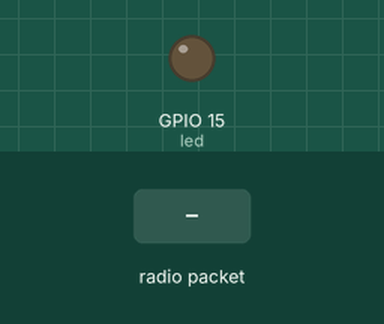
Recording of a sketch running on a simulated ESP32. Shown: output pins drawn as LEDs (lit = HIGH). Inputs (shaded band) come from the test bench. No radio packets arrive unless stated; what the sketch prints to the serial monitor is not drawn.

Above: at 1.2 s.
1.3 s: radio packet "1" arrives
Timing chart, 0 to 4.3 s (numbered marks = the images above; inputs shaded):
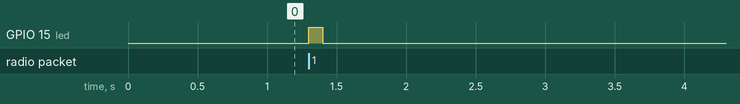

Measured:
- after the input at 1.3 s, GPIO 15 (led): LOW → HIGH at once, → LOW 0.10 s later

The sketch:

LoRaReceiver.ino
```cpp
/*
 *        -------------- Ejemplo básico receptor LoRa. RFM95W y ESP32. --------------
 *
 * Conexiones entre el ESP32 y RFM95W (SPI):
 * MISO -> 19
 * MOSI -> 22
 * SCK  -> 18
 *
 * Por "Ingeniero en Casa"
 * https://www.youtube.com/channel/UCurfoG9YbFyQmxCLlxZVArg
 *
 * La distribución y/o modificación del código es totalmente libre.
 *
 */

#include <SPI.h>
#include <LoRa.h>                               // https://github.com/sandeepmistry/arduino-LoRa

#define led 15                                  // LED utilizado para notificar la recepción de un mensaje.

void setup() {
  Serial.begin(115200);
  Serial.println("LoRa Receiver");

  LoRa.setPins(17,16,22);                       // NSS, RESET y DIO0.
  if (!LoRa.begin(868E6)) {                     // Frecuencia de la banda libre ISM en Europa. (868MHz) Si hay algun fallo de conexiones muestra el error.
    Serial.println("Starting LoRa failed!");
    while (1);
  }
  pinMode(led,OUTPUT);
}
void loop() {

  int packetSize = LoRa.parsePacket();
  if (packetSize) {                             // Se ha recibido un paquete.

    Serial.print("Received packet '");

    digitalWrite(led,HIGH);                     // Parpadear LED al recibir el mensaje.
    delay(100);
    digitalWrite(led,LOW);

    while (LoRa.available()) {
      Serial.print((char)LoRa.read());
    }

    Serial.print("' with RSSI ");
    Serial.println(LoRa.packetRssi());
  }
}
```
